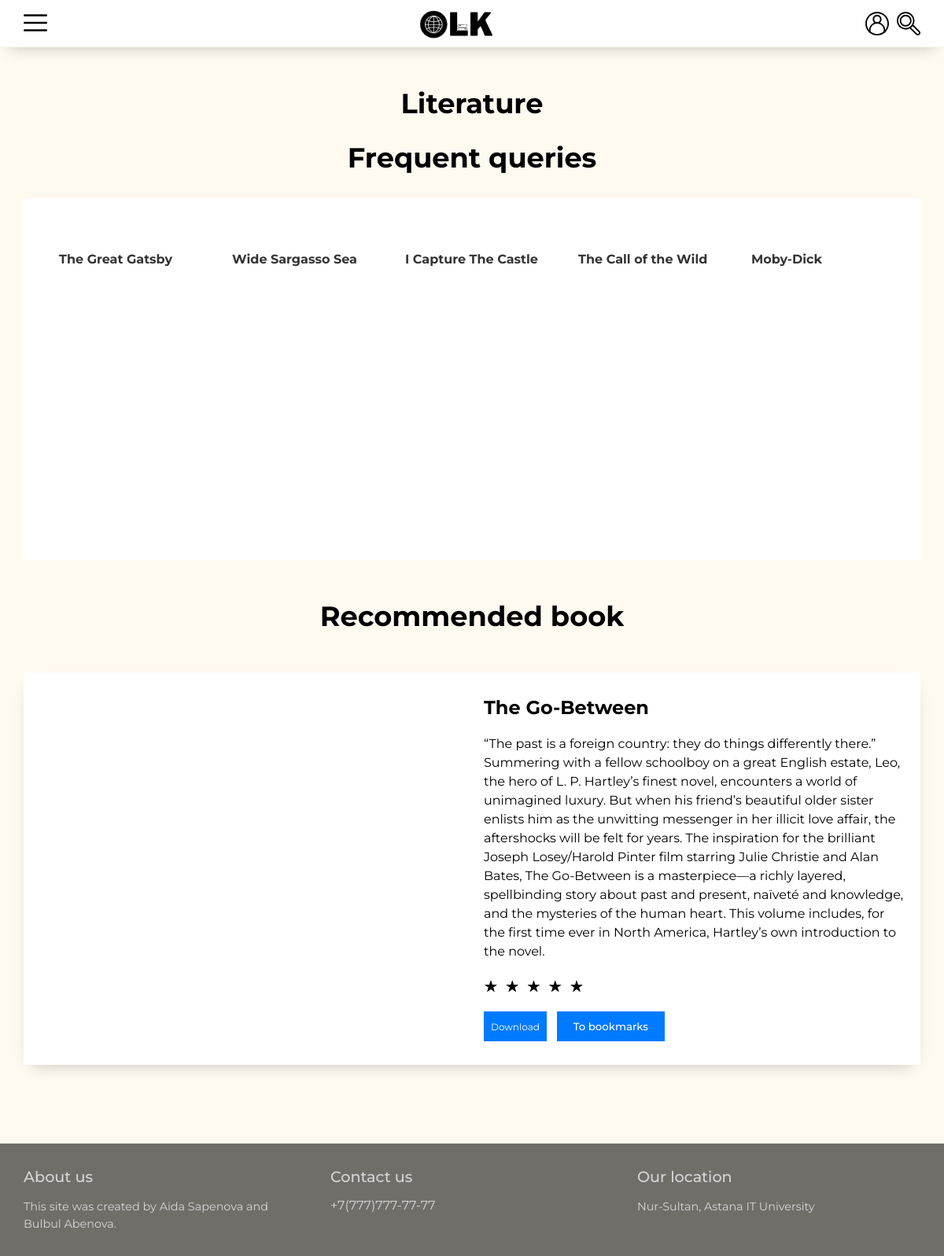
The page /book2.php on the database its author committed.
### tables this page shows
CREATE TABLE `book` (
  `book_id` int(11) NOT NULL,
  `name` varchar(255) NOT NULL,
  `description` text NOT NULL,
  `picture` text NOT NULL,
  `genre_id` int(11) NOT NULL,
  `download_link` text DEFAULT NULL
);

### book2.php (the view, shortened to what this page needs)
<!DOCTYPE html>
<html lang="en">
<head>
    <link rel="stylesheet" href="style.css">
    <link rel="stylesheet" href="https://unpkg.com/swiper/swiper-bundle.css" />
    <link rel="stylesheet" href="https://unpkg.com/swiper/swiper-bundle.min.css" />
</head>
<body>
    <?php
        include 'header.php';
    ?>
    <main class="main-library">
        <div class="container">
            <h1 class="title">Literature</h1> <br><br>
            <h1 class="title">Frequent queries</h1>
            <div class="slider-wrapper">
            <div class="swiper-container swiper-container-books">
                <div class="swiper-wrapper books-slider">
                    <?php
                        $query_to_select = "SELECT * FROM book WHERE genre_id = 2";
                        $result = $connect->query($query_to_select);
                        $rows = array();
                        while($row = $result->fetch_assoc()){
                            $rows[] = $row;
                        }
                        for($i = 0; $i < count($rows); $i++){
                            echo "<div class=\"swiper-slide\">
                                      <a href=\" chosen_book.php?book_id=" . $rows[$i]['book_id'] . "\" class=\"book-slide\">
                                          <img src=\" " . $rows[$i]['picture'] . " \" alt=\"\">
                                          <h5 class=\"book-title\">" . $rows[$i]['name'] . " </h5>
                                      </a>
                                  </div>";
                        }
                    ?>
                </div>
            </div>
        </div>
    </div>
    </main>
    <main class="main-profile">
        <div class="container">
            <h1 class="title">Recommended book</h1>
            <div class="profile-box">
                <div class="pfp">
                </div>
                <div class="content">
                    <h2 class="name">The Go-Between</h2>
                    <p>
                        “The past is a foreign country: they do things differently there.”
    Summering with a fellow schoolboy on a great English estate, Leo, the hero of L. P. Hartley’s finest novel,
    encounters a world of unimagined luxury. But when his friend’s beautiful older sister enlists him as the unwitting
    messenger in her illicit love affair, the aftershocks will be felt for years. The inspiration for the brilliant
    Joseph Losey/Harold Pinter film starring Julie Christie and Alan Bates, The Go-Between is a masterpiece—a richly layered,
    spellbinding story about past and present, naïveté and knowledge, and the mysteries of the human heart. This volume includes,
    for the first time ever in North America, Hartley’s own introduction to the novel.
                    </p>
                    <div class="rating">
                        <span class="rated">☆</span>
                        <span class="rated">☆</span>
                        <span class="rated">☆</span>
                        <span class="rated">☆</span>
                        <span class="rated">☆</span>
                    </div>
                    <a href="http://www.ompersonal.com.ar/OMFIRST/TheGoBetween-LPHartley.pdf" class="btn2" download>Download</a>
                    <button type="button" class="btn inversed">To bookmarks</button>
                </div>
            </div>
        </div>
    </main>
    <footer class="footer">
        <div class="container">
            <div class="about">
                <h2 class="footer-title">About us</h2>
                <p>This site was created by Aida Sapenova and Bulbul Abenova.</p>
            </div>
            <div class="contact">
                <h2 class="footer-title">Contact us</h2>
                <a href="tel:+77777777777" class="tel">+7(777)777-77-77</a>
            </div>
            <div class="location">
                <h2 class="footer-title">Our location</h2>
                <p>Nur-Sultan, Astana IT University</p>
            </div>
        </div>
    </footer>
</body>
</html>

### style.css (style rules this page uses)
* { box-sizing: border-box; margin: 0; padding: 0; }
body { font-family: 'Montserrat', sans-serif; font-size: 14px; background-color: floralwhite; }
a { text-decoration: none; color: #333; }
.container { padding-right: 15px; padding-left: 15px; margin-right: auto; margin-left: auto; }
@media (min-width: 768px) { .container { width: 750px; } }
@media (min-width: 768px) { body { font-size: 10px; } }
@media (min-width: 992px) { .container { width: 970px; } }
@media (min-width: 1200px) { .container { width: 1170px; } }
h1.title { font-size: 2.2rem; text-align: center; }
.footer { background-color: #0000008e; margin-top: 50px; padding: 30px 0; color: rgb(214, 214, 214); }
.footer .container { display: grid; grid-template-columns: 1fr 1fr 1fr; gap: 30px; }
.footer .footer-title { font-size: 1.2rem; font-weight: 500; }
.footer p { margin-top: 15px; font-size: 0.9rem; line-height: 22px; }
.footer .contact a { color: rgb(214, 214, 214); font-size: 1rem; display: block; margin-top: 15px; }
.main-profile { margin-top: 50px; margin-bottom: 100px; }
.main-profile .profile-box { background-color: #fff; margin-top: 50px; display: grid; gap: 30px; padding: 30px 20px; -webkit-box-shadow: 0px 9px 21px -12px rgba(0,0,0,0.3); -moz-box-shadow: 0px 9px 21px -12px rgba(0,0,0,0.3); box-shadow: 0px 9px 21px -12px rgba(0,0,0,0.3); }
@media (min-width: 576px) { .main-profile .profile-box { grid-template-columns: 1fr 1fr; } }
.main-profile .profile-box .pfp { max-width: 300px; width: 100%; justify-self: center; }
.main-profile .profile-box .content .name { font-size: 24px; }
.main-profile .profile-box .content p { font-size: 16px; line-height: 24px; margin-top: 20px; }
.main-library { margin-top: 50px; }
.main-library .slider-wrapper { padding: 30px; width: 100%; background-color: #fff; margin-top: 30px; }
.main-library .books-slider .book-slide { display: block; width: 100%; height: 100%; padding: 15px; }
.main-library .books-slider .book-slide .book-title { font-size: 16px; margin-top: 10px; }
.main-library .swiper-container { width: 100%; height: 400px; }
.main-library .swiper-container-books { background-color: #fff; }
.main-profile .content button { border: 1px solid transparent; background-color: var(--swiper-theme-color); padding: 10px 20px; color: #fff; font-family: 'Montserrat', sans-serif; cursor: pointer; margin-top: 20px; margin-right: 10px; font-weight: 500; }
.rating { unicode-bidi: bidi-override; width: fit-content; font-size: 20px; margin-top: 20px; }
.rating > span { display: inline-block; position: relative; width: 1.1em; }
.rating > .rated:before { content: "\2605"; position: absolute; }
.btn2 { height: 38px; background-color: #007AFF; width: 80px; color: #fff; display: inline-block; text-align: center; padding-top: 12px; font-size: 12px; margin-right: 10px; }

### rows shown on the page
book: name "The Great Gatsby"
book: name "Wide Sargasso Sea"
book: name "I Capture The Castle"
book: name "The Call of the Wild"
book: name "Moby-Dick"
